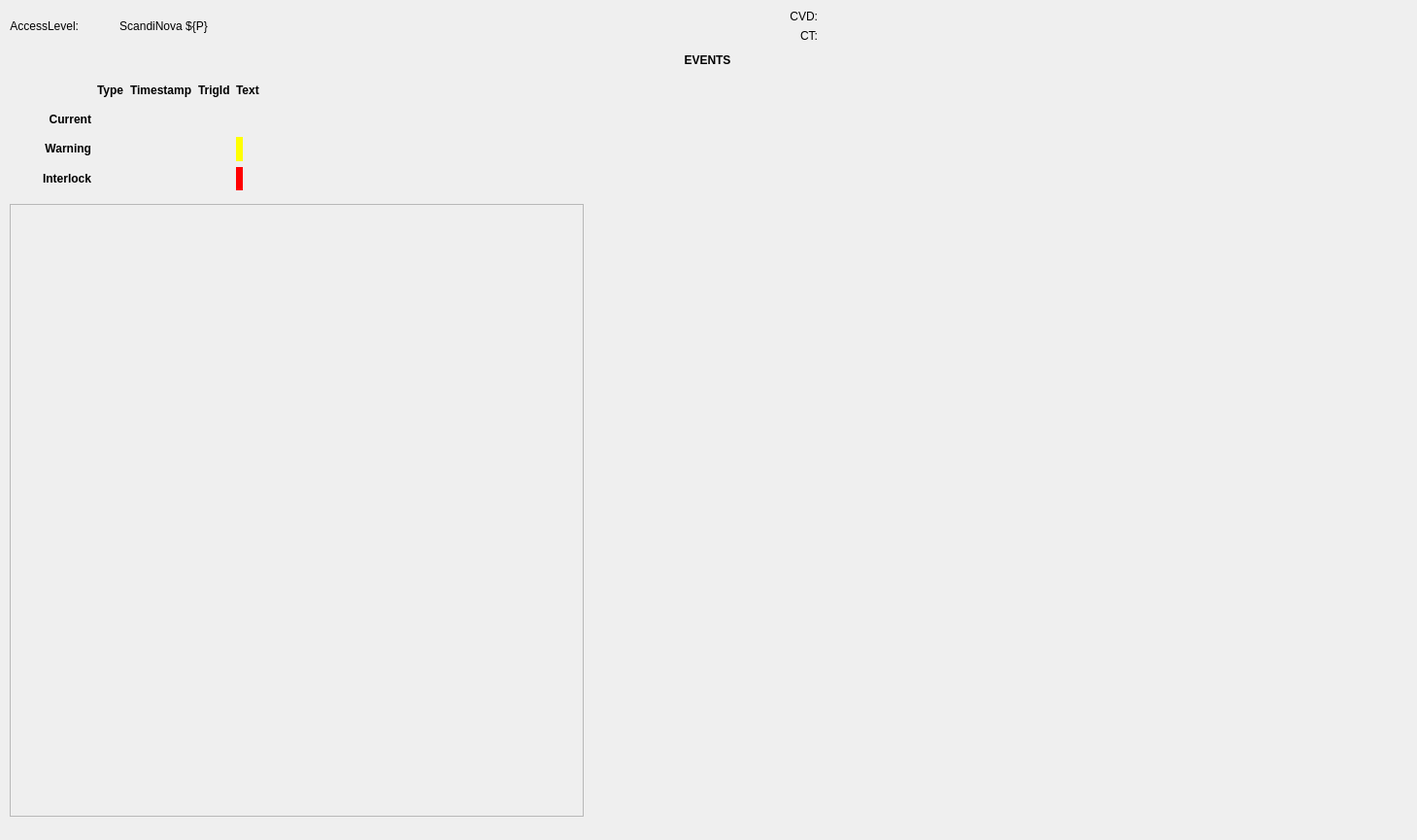
<?xml version="1.0" encoding="UTF-8"?>
<ui version="4.0">
 <class>Form</class>
 <widget class="QWidget" name="Form">
  <property name="geometry">
   <rect>
    <x>0</x>
    <y>0</y>
    <width>1459</width>
    <height>865</height>
   </rect>
  </property>
  <property name="windowTitle">
   <string>Form</string>
  </property>
  <widget class="QWidget" name="gridLayoutWidget_7">
   <property name="geometry">
    <rect>
     <x>10</x>
     <y>10</y>
     <width>1437</width>
     <height>186</height>
    </rect>
   </property>
   <layout class="QGridLayout" name="gridLayout">
    <item row="5" column="0">
     <widget class="QLabel" name="label_26">
      <property name="font">
       <font>
        <italic>false</italic>
       </font>
      </property>
      <property name="text">
       <string>&lt;html&gt;&lt;head/&gt;&lt;body&gt;&lt;p&gt;&lt;span style=&quot; font-weight:600;&quot;&gt;Interlock&lt;/span&gt;&lt;/p&gt;&lt;/body&gt;&lt;/html&gt;</string>
      </property>
      <property name="alignment">
       <set>Qt::AlignRight|Qt::AlignTrailing|Qt::AlignVCenter</set>
      </property>
     </widget>
    </item>
    <item row="4" column="3">
     <widget class="PyDMLabel" name="PyDMLabel_41">
      <property name="toolTip">
       <string/>
      </property>
      <property name="rules" stdset="0">
       <string>[{&quot;name&quot;: &quot;hide&quot;, &quot;property&quot;: &quot;Visible&quot;, &quot;initial_value&quot;: &quot;&quot;, &quot;expression&quot;: &quot;ch[0]&quot;, &quot;channels&quot;: [{&quot;channel&quot;: &quot;ca://${P}:WarningExists&quot;, &quot;trigger&quot;: true, &quot;use_enum&quot;: false}]}]</string>
      </property>
      <property name="precision" stdset="0">
       <number>0</number>
      </property>
      <property name="showUnits" stdset="0">
       <bool>false</bool>
      </property>
      <property name="precisionFromPV" stdset="0">
       <bool>true</bool>
      </property>
      <property name="alarmSensitiveContent" stdset="0">
       <bool>false</bool>
      </property>
      <property name="alarmSensitiveBorder" stdset="0">
       <bool>true</bool>
      </property>
      <property name="PyDMToolTip" stdset="0">
       <string/>
      </property>
      <property name="channel" stdset="0">
       <string>ca://${P}:WarningEventTrigger.VAL</string>
      </property>
      <property name="displayFormat" stdset="0">
       <enum>PyDMLabel::Decimal</enum>
      </property>
     </widget>
    </item>
    <item row="2" column="2">
     <widget class="QLabel" name="label_16">
      <property name="font">
       <font>
        <weight>75</weight>
        <bold>true</bold>
       </font>
      </property>
      <property name="text">
       <string>Timestamp</string>
      </property>
     </widget>
    </item>
    <item row="5" column="3">
     <widget class="PyDMLabel" name="PyDMLabel_42">
      <property name="toolTip">
       <string/>
      </property>
      <property name="rules" stdset="0">
       <string>[{&quot;name&quot;: &quot;hide&quot;, &quot;property&quot;: &quot;Visible&quot;, &quot;initial_value&quot;: &quot;&quot;, &quot;expression&quot;: &quot;ch[0] or ch[1] or ch[2]&quot;, &quot;channels&quot;: [{&quot;channel&quot;: &quot;ca://${P}:StandByStateIntlk&quot;, &quot;trigger&quot;: true, &quot;use_enum&quot;: false}, {&quot;channel&quot;: &quot;ca://${P}:HVStateIntlk&quot;, &quot;trigger&quot;: true, &quot;use_enum&quot;: false}, {&quot;channel&quot;: &quot;ca://${P}:TrigStateIntlk&quot;, &quot;trigger&quot;: true, &quot;use_enum&quot;: false}]}]</string>
      </property>
      <property name="precision" stdset="0">
       <number>0</number>
      </property>
      <property name="showUnits" stdset="0">
       <bool>false</bool>
      </property>
      <property name="precisionFromPV" stdset="0">
       <bool>true</bool>
      </property>
      <property name="alarmSensitiveContent" stdset="0">
       <bool>false</bool>
      </property>
      <property name="alarmSensitiveBorder" stdset="0">
       <bool>true</bool>
      </property>
      <property name="PyDMToolTip" stdset="0">
       <string/>
      </property>
      <property name="channel" stdset="0">
       <string>ca://${P}:InterlockEventTrigger.VAL</string>
      </property>
      <property name="displayFormat" stdset="0">
       <enum>PyDMLabel::Decimal</enum>
      </property>
     </widget>
    </item>
    <item row="2" column="4">
     <widget class="QLabel" name="label_18">
      <property name="font">
       <font>
        <weight>75</weight>
        <bold>true</bold>
       </font>
      </property>
      <property name="text">
       <string>Text</string>
      </property>
     </widget>
    </item>
    <item row="3" column="1">
     <widget class="PyDMLabel" name="PyDMLabel_16">
      <property name="toolTip">
       <string/>
      </property>
      <property name="channel" stdset="0">
       <string>ca://${P}:CurrentEventTypeStr</string>
      </property>
      <property name="displayFormat" stdset="0">
       <enum>PyDMLabel::String</enum>
      </property>
     </widget>
    </item>
    <item row="5" column="1">
     <widget class="PyDMLabel" name="PyDMLabel_39">
      <property name="toolTip">
       <string/>
      </property>
      <property name="rules" stdset="0">
       <string>[{&quot;name&quot;: &quot;hide&quot;, &quot;property&quot;: &quot;Visible&quot;, &quot;initial_value&quot;: &quot;&quot;, &quot;expression&quot;: &quot;ch[0] or ch[1] or ch[2]&quot;, &quot;channels&quot;: [{&quot;channel&quot;: &quot;ca://${P}:StandByStateIntlk&quot;, &quot;trigger&quot;: true, &quot;use_enum&quot;: false}, {&quot;channel&quot;: &quot;ca://${P}:HVStateIntlk&quot;, &quot;trigger&quot;: true, &quot;use_enum&quot;: false}, {&quot;channel&quot;: &quot;ca://${P}:TrigStateIntlk&quot;, &quot;trigger&quot;: true, &quot;use_enum&quot;: false}]}]</string>
      </property>
      <property name="precision" stdset="0">
       <number>0</number>
      </property>
      <property name="showUnits" stdset="0">
       <bool>false</bool>
      </property>
      <property name="precisionFromPV" stdset="0">
       <bool>true</bool>
      </property>
      <property name="alarmSensitiveContent" stdset="0">
       <bool>false</bool>
      </property>
      <property name="alarmSensitiveBorder" stdset="0">
       <bool>true</bool>
      </property>
      <property name="PyDMToolTip" stdset="0">
       <string/>
      </property>
      <property name="channel" stdset="0">
       <string>ca://${P}:InterlockEventTypeStr.VAL</string>
      </property>
      <property name="displayFormat" stdset="0">
       <enum>PyDMLabel::String</enum>
      </property>
     </widget>
    </item>
    <item row="5" column="2">
     <widget class="PyDMLabel" name="PyDMLabel_29">
      <property name="toolTip">
       <string/>
      </property>
      <property name="rules" stdset="0">
       <string>[{&quot;name&quot;: &quot;hide&quot;, &quot;property&quot;: &quot;Visible&quot;, &quot;initial_value&quot;: &quot;&quot;, &quot;expression&quot;: &quot;ch[0] or ch[1] or ch[2]&quot;, &quot;channels&quot;: [{&quot;channel&quot;: &quot;ca://${P}:StandByStateIntlk&quot;, &quot;trigger&quot;: true, &quot;use_enum&quot;: false}, {&quot;channel&quot;: &quot;ca://${P}:HVStateIntlk&quot;, &quot;trigger&quot;: true, &quot;use_enum&quot;: false}, {&quot;channel&quot;: &quot;ca://${P}:TrigStateIntlk&quot;, &quot;trigger&quot;: true, &quot;use_enum&quot;: false}]}]</string>
      </property>
      <property name="precision" stdset="0">
       <number>0</number>
      </property>
      <property name="showUnits" stdset="0">
       <bool>false</bool>
      </property>
      <property name="precisionFromPV" stdset="0">
       <bool>true</bool>
      </property>
      <property name="alarmSensitiveContent" stdset="0">
       <bool>false</bool>
      </property>
      <property name="alarmSensitiveBorder" stdset="0">
       <bool>true</bool>
      </property>
      <property name="PyDMToolTip" stdset="0">
       <string/>
      </property>
      <property name="channel" stdset="0">
       <string>ca://${P}:InterlockEventTimeStr.VAL</string>
      </property>
      <property name="displayFormat" stdset="0">
       <enum>PyDMLabel::String</enum>
      </property>
     </widget>
    </item>
    <item row="4" column="0">
     <widget class="QLabel" name="label_25">
      <property name="font">
       <font>
        <italic>false</italic>
       </font>
      </property>
      <property name="text">
       <string>&lt;html&gt;&lt;head/&gt;&lt;body&gt;&lt;p&gt;&lt;span style=&quot; font-weight:600;&quot;&gt;Warning&lt;/span&gt;&lt;/p&gt;&lt;/body&gt;&lt;/html&gt;</string>
      </property>
      <property name="alignment">
       <set>Qt::AlignRight|Qt::AlignTrailing|Qt::AlignVCenter</set>
      </property>
     </widget>
    </item>
    <item row="3" column="2">
     <widget class="PyDMLabel" name="PyDMLabel_15">
      <property name="toolTip">
       <string/>
      </property>
      <property name="channel" stdset="0">
       <string>ca://${P}:CurrentEventTimeStr.VAL</string>
      </property>
      <property name="displayFormat" stdset="0">
       <enum>PyDMLabel::String</enum>
      </property>
     </widget>
    </item>
    <item row="2" column="1">
     <widget class="QLabel" name="label_9">
      <property name="font">
       <font>
        <weight>75</weight>
        <bold>true</bold>
       </font>
      </property>
      <property name="text">
       <string>Type</string>
      </property>
      <property name="textFormat">
       <enum>Qt::AutoText</enum>
      </property>
     </widget>
    </item>
    <item row="1" column="0" colspan="5">
     <widget class="QLabel" name="label_23">
      <property name="font">
       <font>
        <italic>false</italic>
       </font>
      </property>
      <property name="text">
       <string>&lt;html&gt;&lt;head/&gt;&lt;body&gt;&lt;p&gt;&lt;span style=&quot; font-weight:600;&quot;&gt;EVENTS&lt;/span&gt;&lt;/p&gt;&lt;/body&gt;&lt;/html&gt;</string>
      </property>
      <property name="alignment">
       <set>Qt::AlignCenter</set>
      </property>
     </widget>
    </item>
    <item row="4" column="1">
     <widget class="PyDMLabel" name="PyDMLabel_38">
      <property name="toolTip">
       <string/>
      </property>
      <property name="rules" stdset="0">
       <string>[{&quot;name&quot;: &quot;hide&quot;, &quot;property&quot;: &quot;Visible&quot;, &quot;initial_value&quot;: &quot;&quot;, &quot;expression&quot;: &quot;ch[0]&quot;, &quot;channels&quot;: [{&quot;channel&quot;: &quot;ca://${P}:WarningExists&quot;, &quot;trigger&quot;: true, &quot;use_enum&quot;: false}]}]</string>
      </property>
      <property name="precision" stdset="0">
       <number>0</number>
      </property>
      <property name="showUnits" stdset="0">
       <bool>false</bool>
      </property>
      <property name="precisionFromPV" stdset="0">
       <bool>true</bool>
      </property>
      <property name="alarmSensitiveContent" stdset="0">
       <bool>false</bool>
      </property>
      <property name="alarmSensitiveBorder" stdset="0">
       <bool>true</bool>
      </property>
      <property name="PyDMToolTip" stdset="0">
       <string/>
      </property>
      <property name="channel" stdset="0">
       <string>ca://${P}:WarningEventTypeStr</string>
      </property>
      <property name="displayFormat" stdset="0">
       <enum>PyDMLabel::String</enum>
      </property>
     </widget>
    </item>
    <item row="4" column="2">
     <widget class="PyDMLabel" name="PyDMLabel_37">
      <property name="toolTip">
       <string/>
      </property>
      <property name="rules" stdset="0">
       <string>[{&quot;name&quot;: &quot;hide&quot;, &quot;property&quot;: &quot;Visible&quot;, &quot;initial_value&quot;: &quot;&quot;, &quot;expression&quot;: &quot;ch[0]&quot;, &quot;channels&quot;: [{&quot;channel&quot;: &quot;ca://${P}:WarningExists&quot;, &quot;trigger&quot;: true, &quot;use_enum&quot;: false}]}]</string>
      </property>
      <property name="precision" stdset="0">
       <number>0</number>
      </property>
      <property name="showUnits" stdset="0">
       <bool>false</bool>
      </property>
      <property name="precisionFromPV" stdset="0">
       <bool>true</bool>
      </property>
      <property name="alarmSensitiveContent" stdset="0">
       <bool>false</bool>
      </property>
      <property name="alarmSensitiveBorder" stdset="0">
       <bool>true</bool>
      </property>
      <property name="PyDMToolTip" stdset="0">
       <string/>
      </property>
      <property name="channel" stdset="0">
       <string>ca://${P}:WarningEventTimeStr.VAL</string>
      </property>
      <property name="displayFormat" stdset="0">
       <enum>PyDMLabel::String</enum>
      </property>
     </widget>
    </item>
    <item row="3" column="3">
     <widget class="PyDMLabel" name="PyDMLabel_40">
      <property name="toolTip">
       <string/>
      </property>
      <property name="channel" stdset="0">
       <string>ca://${P}:CurrentEventTrigger.VAL</string>
      </property>
      <property name="displayFormat" stdset="0">
       <enum>PyDMLabel::Decimal</enum>
      </property>
     </widget>
    </item>
    <item row="3" column="0">
     <widget class="QLabel" name="label_22">
      <property name="font">
       <font>
        <italic>false</italic>
       </font>
      </property>
      <property name="text">
       <string>&lt;html&gt;&lt;head/&gt;&lt;body&gt;&lt;p&gt;&lt;span style=&quot; font-weight:600;&quot;&gt;Current&lt;/span&gt;&lt;/p&gt;&lt;/body&gt;&lt;/html&gt;</string>
      </property>
      <property name="alignment">
       <set>Qt::AlignRight|Qt::AlignTrailing|Qt::AlignVCenter</set>
      </property>
     </widget>
    </item>
    <item row="2" column="3">
     <widget class="QLabel" name="label_17">
      <property name="font">
       <font>
        <weight>75</weight>
        <bold>true</bold>
       </font>
      </property>
      <property name="text">
       <string>TrigId</string>
      </property>
     </widget>
    </item>
    <item row="0" column="4">
     <layout class="QGridLayout" name="gridLayout_2">
      <item row="1" column="2">
       <layout class="QGridLayout" name="gridLayout_3">
        <item row="0" column="1">
         <widget class="PyDMLabel" name="PyDMLabel_13">
          <property name="toolTip">
           <string/>
          </property>
          <property name="precision" stdset="0">
           <number>0</number>
          </property>
          <property name="showUnits" stdset="0">
           <bool>true</bool>
          </property>
          <property name="precisionFromPV" stdset="0">
           <bool>true</bool>
          </property>
          <property name="alarmSensitiveContent" stdset="0">
           <bool>false</bool>
          </property>
          <property name="alarmSensitiveBorder" stdset="0">
           <bool>true</bool>
          </property>
          <property name="PyDMToolTip" stdset="0">
           <string/>
          </property>
          <property name="channel" stdset="0">
           <string>ca://${P}:CurrentTransformer.VAL</string>
          </property>
          <property name="displayFormat" stdset="0">
           <enum>PyDMLabel::String</enum>
          </property>
         </widget>
        </item>
        <item row="2" column="0">
         <widget class="QLabel" name="label_15">
          <property name="text">
           <string>CT:</string>
          </property>
          <property name="alignment">
           <set>Qt::AlignRight|Qt::AlignTrailing|Qt::AlignVCenter</set>
          </property>
         </widget>
        </item>
        <item row="2" column="1">
         <widget class="PyDMLabel" name="PyDMLabel_17">
          <property name="toolTip">
           <string/>
          </property>
          <property name="precision" stdset="0">
           <number>0</number>
          </property>
          <property name="showUnits" stdset="0">
           <bool>true</bool>
          </property>
          <property name="precisionFromPV" stdset="0">
           <bool>true</bool>
          </property>
          <property name="alarmSensitiveContent" stdset="0">
           <bool>false</bool>
          </property>
          <property name="alarmSensitiveBorder" stdset="0">
           <bool>true</bool>
          </property>
          <property name="channel" stdset="0">
           <string>ca://${P}:CapVoltageDivider.VAL</string>
          </property>
          <property name="displayFormat" stdset="0">
           <enum>PyDMLabel::String</enum>
          </property>
         </widget>
        </item>
        <item row="0" column="0">
         <widget class="QLabel" name="label_14">
          <property name="text">
           <string>CVD:</string>
          </property>
          <property name="alignment">
           <set>Qt::AlignRight|Qt::AlignTrailing|Qt::AlignVCenter</set>
          </property>
         </widget>
        </item>
       </layout>
      </item>
     </layout>
    </item>
    <item row="0" column="1" colspan="3">
     <widget class="QLabel" name="label_13">
      <property name="font">
       <font>
        <pointsize>9</pointsize>
        <weight>50</weight>
        <bold>false</bold>
       </font>
      </property>
      <property name="text">
       <string>ScandiNova ${P}</string>
      </property>
      <property name="alignment">
       <set>Qt::AlignCenter</set>
      </property>
     </widget>
    </item>
    <item row="0" column="0">
     <layout class="QHBoxLayout" name="horizontalLayout_5">
      <item>
       <widget class="QLabel" name="label_19">
        <property name="font">
         <font>
          <pointsize>9</pointsize>
          <weight>50</weight>
          <bold>false</bold>
         </font>
        </property>
        <property name="text">
         <string>AccessLevel:</string>
        </property>
        <property name="alignment">
         <set>Qt::AlignRight|Qt::AlignTrailing|Qt::AlignVCenter</set>
        </property>
       </widget>
      </item>
      <item>
       <widget class="PyDMLabel" name="PyDMLabel_5">
        <property name="toolTip">
         <string/>
        </property>
        <property name="channel" stdset="0">
         <string>${P}:AccessLevel</string>
        </property>
       </widget>
      </item>
     </layout>
    </item>
    <item row="3" column="4">
     <layout class="QHBoxLayout" name="horizontalLayout_6">
      <item>
       <widget class="PyDMLabel" name="PyDMLabel_6">
        <property name="sizePolicy">
         <sizepolicy hsizetype="Minimum" vsizetype="Preferred">
          <horstretch>0</horstretch>
          <verstretch>0</verstretch>
         </sizepolicy>
        </property>
        <property name="toolTip">
         <string/>
        </property>
        <property name="precision" stdset="0">
         <number>0</number>
        </property>
        <property name="showUnits" stdset="0">
         <bool>false</bool>
        </property>
        <property name="precisionFromPV" stdset="0">
         <bool>true</bool>
        </property>
        <property name="alarmSensitiveContent" stdset="0">
         <bool>false</bool>
        </property>
        <property name="alarmSensitiveBorder" stdset="0">
         <bool>true</bool>
        </property>
        <property name="PyDMToolTip" stdset="0">
         <string/>
        </property>
        <property name="channel" stdset="0">
         <string>${P}:CurrentEventDisplayStr</string>
        </property>
       </widget>
      </item>
      <item>
       <spacer name="horizontalSpacer">
        <property name="orientation">
         <enum>Qt::Horizontal</enum>
        </property>
        <property name="sizeHint" stdset="0">
         <size>
          <width>40</width>
          <height>20</height>
         </size>
        </property>
       </spacer>
      </item>
     </layout>
    </item>
    <item row="4" column="4">
     <layout class="QHBoxLayout" name="horizontalLayout_7">
      <item>
       <widget class="PyDMLabel" name="PyDMLabel_10">
        <property name="toolTip">
         <string/>
        </property>
        <property name="styleSheet">
         <string notr="true">background-color: rgb(255, 255, 0);</string>
        </property>
        <property name="rules" stdset="0">
         <string>[{&quot;name&quot;: &quot;hide&quot;, &quot;property&quot;: &quot;Visible&quot;, &quot;initial_value&quot;: &quot;&quot;, &quot;expression&quot;: &quot;ch[0]&quot;, &quot;channels&quot;: [{&quot;channel&quot;: &quot;ca://${P}:WarningExists&quot;, &quot;trigger&quot;: true, &quot;use_enum&quot;: false}]}]</string>
        </property>
        <property name="precision" stdset="0">
         <number>0</number>
        </property>
        <property name="showUnits" stdset="0">
         <bool>false</bool>
        </property>
        <property name="precisionFromPV" stdset="0">
         <bool>true</bool>
        </property>
        <property name="alarmSensitiveContent" stdset="0">
         <bool>false</bool>
        </property>
        <property name="alarmSensitiveBorder" stdset="0">
         <bool>true</bool>
        </property>
        <property name="PyDMToolTip" stdset="0">
         <string/>
        </property>
        <property name="channel" stdset="0">
         <string>${P}:WarningEventDisplayStr</string>
        </property>
       </widget>
      </item>
      <item>
       <spacer name="horizontalSpacer_2">
        <property name="orientation">
         <enum>Qt::Horizontal</enum>
        </property>
        <property name="sizeHint" stdset="0">
         <size>
          <width>40</width>
          <height>20</height>
         </size>
        </property>
       </spacer>
      </item>
     </layout>
    </item>
    <item row="5" column="4">
     <layout class="QHBoxLayout" name="horizontalLayout_8">
      <item>
       <widget class="PyDMLabel" name="PyDMLabel_18">
        <property name="toolTip">
         <string/>
        </property>
        <property name="styleSheet">
         <string notr="true">background-color: rgb(255, 0, 0);</string>
        </property>
        <property name="rules" stdset="0">
         <string>[{&quot;name&quot;: &quot;hide&quot;, &quot;property&quot;: &quot;Visible&quot;, &quot;initial_value&quot;: &quot;&quot;, &quot;expression&quot;: &quot;ch[0] or ch[1] or ch[2]&quot;, &quot;channels&quot;: [{&quot;channel&quot;: &quot;ca://${P}:StandByStateIntlk&quot;, &quot;trigger&quot;: true, &quot;use_enum&quot;: false}, {&quot;channel&quot;: &quot;ca://${P}:HVStateIntlk&quot;, &quot;trigger&quot;: true, &quot;use_enum&quot;: false}, {&quot;channel&quot;: &quot;ca://${P}:TrigStateIntlk&quot;, &quot;trigger&quot;: true, &quot;use_enum&quot;: false}]}]</string>
        </property>
        <property name="precision" stdset="0">
         <number>0</number>
        </property>
        <property name="showUnits" stdset="0">
         <bool>false</bool>
        </property>
        <property name="precisionFromPV" stdset="0">
         <bool>true</bool>
        </property>
        <property name="alarmSensitiveContent" stdset="0">
         <bool>false</bool>
        </property>
        <property name="alarmSensitiveBorder" stdset="0">
         <bool>true</bool>
        </property>
        <property name="PyDMToolTip" stdset="0">
         <string/>
        </property>
        <property name="channel" stdset="0">
         <string>${P}:InterlockEventDisplayStr</string>
        </property>
       </widget>
      </item>
      <item>
       <spacer name="horizontalSpacer_3">
        <property name="orientation">
         <enum>Qt::Horizontal</enum>
        </property>
        <property name="sizeHint" stdset="0">
         <size>
          <width>40</width>
          <height>20</height>
         </size>
        </property>
       </spacer>
      </item>
     </layout>
    </item>
   </layout>
  </widget>
  <widget class="QScrollArea" name="scrollArea">
   <property name="geometry">
    <rect>
     <x>10</x>
     <y>210</y>
     <width>591</width>
     <height>631</height>
    </rect>
   </property>
   <property name="widgetResizable">
    <bool>true</bool>
   </property>
   <widget class="QWidget" name="scrollAreaWidgetContents">
    <property name="geometry">
     <rect>
      <x>0</x>
      <y>0</y>
      <width>589</width>
      <height>629</height>
     </rect>
    </property>
    <layout class="QVBoxLayout" name="verticalLayout">
     <item>
      <widget class="PyDMTemplateRepeater" name="PyDMTemplateRepeater">
       <property name="toolTip">
        <string/>
       </property>
       <property name="templateFilename" stdset="0">
        <string>matrix_item.ui</string>
       </property>
       <property name="dataSource" stdset="0">
        <string>matrix.json</string>
       </property>
      </widget>
     </item>
    </layout>
   </widget>
  </widget>
 </widget>
 <customwidgets>
  <customwidget>
   <class>PyDMLabel</class>
   <extends>QLabel</extends>
   <header>pydm.widgets.label</header>
  </customwidget>
  <customwidget>
   <class>PyDMTemplateRepeater</class>
   <extends>QFrame</extends>
   <header>pydm.widgets.template_repeater</header>
  </customwidget>
 </customwidgets>
 <resources/>
 <connections/>
</ui>
